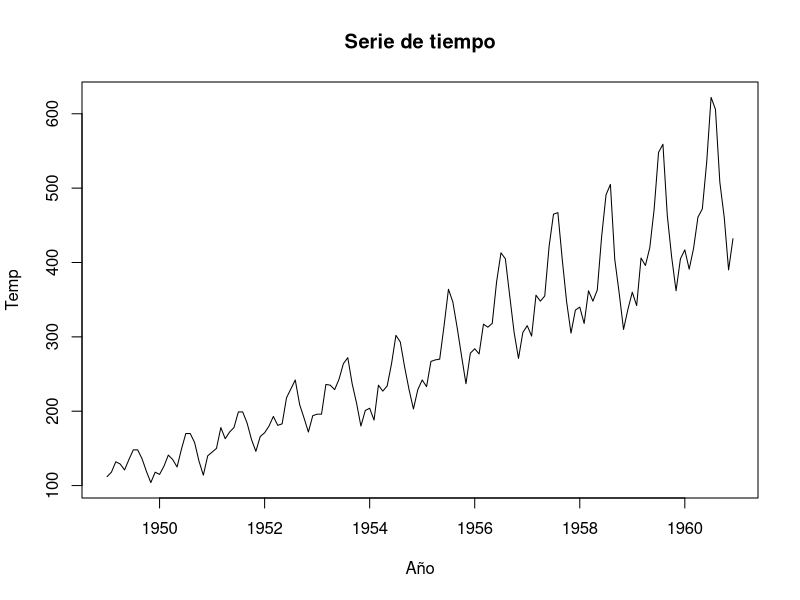
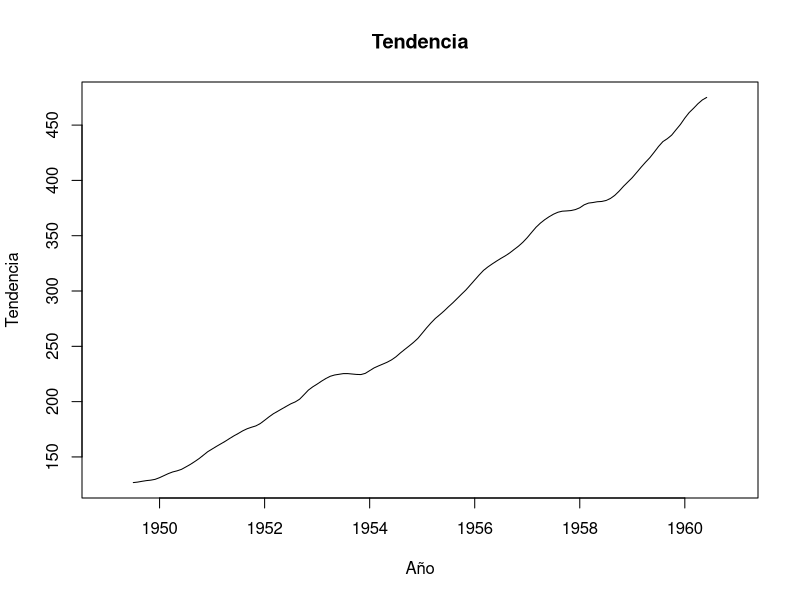

Here is the R script that generated these plots, in order:
library(forecast)
data(AirPassengers)
AP <- AirPassengers

AP

#Realiza la gráfica de la serie de tiempo
tsAP <- ts(AP, start = c(1949,01), frequency = 12)
class(tsAP)
summary(tsAP)

start(tsAP); end(tsAP); frequency(tsAP)  # Inicio, fin y frecuencia de la serie
# Graficamos la serie de tiempo

plot(tsAP, main = "Serie de tiempo", ylab = "Temp", xlab = "Año")
# Descomposición aditiva de la serie de tiempo

desAdd <- decompose(tsAP, type = "additive")
plot(desAdd$trend, main = "Tendencia", ylab = "Tendencia", xlab = "Año")

#Descompón la serie de tiempo en aditiva y multiplicativa y realiza sus gráficas

#Realiza la gráfica de la descomposición aditiva con la tendencia y la estacionalidad utilizando el comando lines

#Realiza la gráfica de la descomposición multiplicativa con la tendencia y la estacionalidad utilizando el comando lines